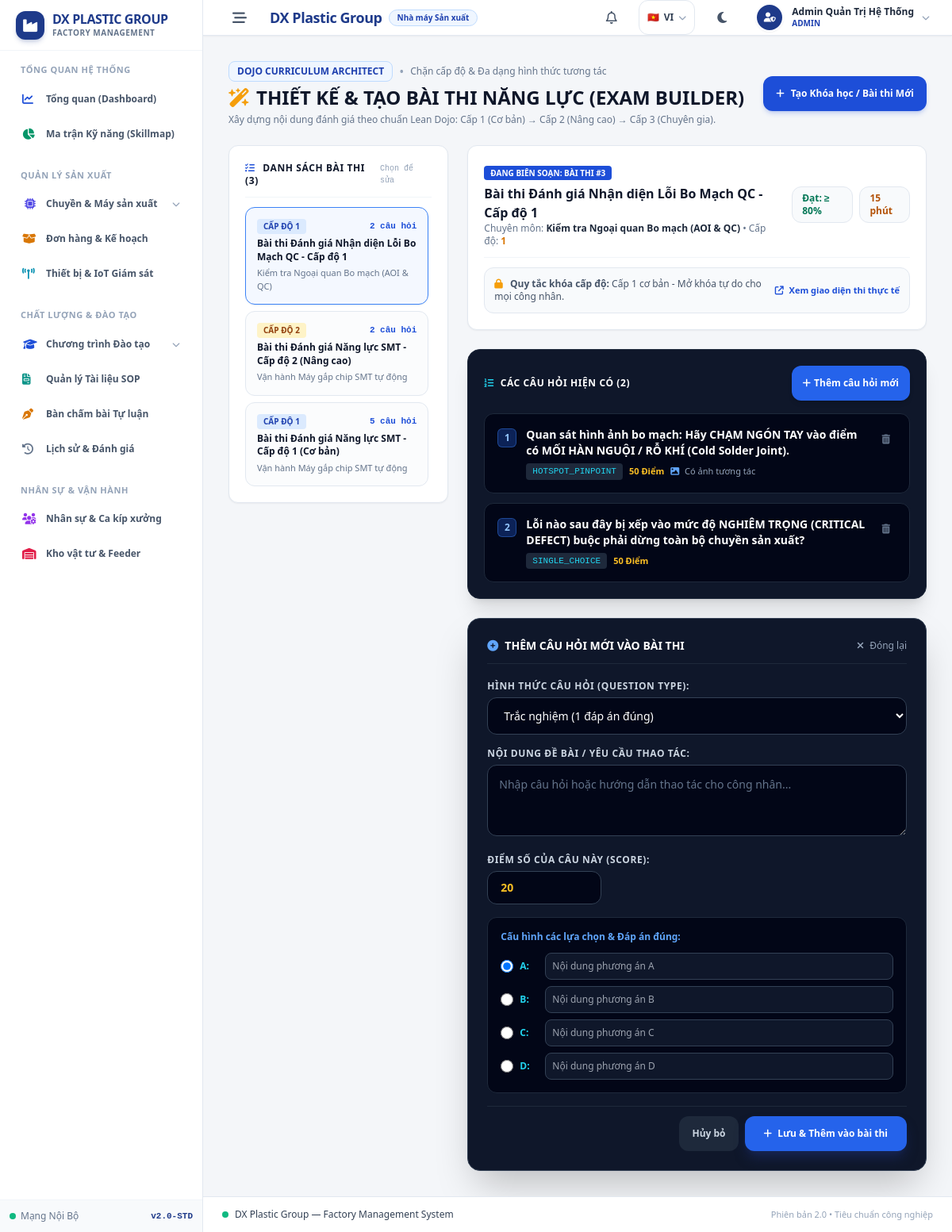
The app's page /exam_builder.php (signed in) with its own data.
### tables this page shows
CREATE TABLE exams (
    id BIGINT UNSIGNED AUTO_INCREMENT PRIMARY KEY,
    course_id BIGINT UNSIGNED NOT NULL,
    title VARCHAR(255) NOT NULL,
    duration_minutes INT DEFAULT 20,
    total_score DECIMAL(5,2) DEFAULT 100.00,
    max_attempts INT DEFAULT 5,
    is_active BOOLEAN DEFAULT TRUE,
    created_at TIMESTAMP DEFAULT CURRENT_TIMESTAMP,
    FOREIGN KEY (course_id) REFERENCES courses(id) ON DELETE CASCADE
);

CREATE TABLE courses (
    id BIGINT UNSIGNED AUTO_INCREMENT PRIMARY KEY,
    skill_id BIGINT UNSIGNED NOT NULL,
    title VARCHAR(255) NOT NULL,
    level TINYINT UNSIGNED NOT NULL COMMENT '1: Cơ bản, 2: Nâng cao, 3: Chuyên gia',
    prerequisite_course_id BIGINT UNSIGNED NULL,
    min_pass_score DECIMAL(5,2) DEFAULT 80.00,
    description TEXT,
    is_published BOOLEAN DEFAULT TRUE,
    created_at TIMESTAMP DEFAULT CURRENT_TIMESTAMP,
    FOREIGN KEY (skill_id) REFERENCES skills(id) ON DELETE CASCADE,
    FOREIGN KEY (prerequisite_course_id) REFERENCES courses(id) ON DELETE SET NULL
);

CREATE TABLE skills (
    id BIGINT UNSIGNED AUTO_INCREMENT PRIMARY KEY,
    code VARCHAR(50) NOT NULL UNIQUE,
    name VARCHAR(150) NOT NULL,
    description TEXT,
    created_at TIMESTAMP DEFAULT CURRENT_TIMESTAMP
);

CREATE TABLE questions (
    id BIGINT UNSIGNED AUTO_INCREMENT PRIMARY KEY,
    exam_id BIGINT UNSIGNED NOT NULL,
    question_type ENUM(
        'SINGLE_CHOICE',
        'MULTI_CHOICE',
        'TRUE_FALSE',
        'ESSAY',
        'HOTSPOT_PINPOINT',
        'POLYGON_DEFECT',
        'DRAG_DROP_SEQUENCE'
    ) NOT NULL,
    prompt TEXT NOT NULL,
    media_url VARCHAR(500) NULL,
    answer_config JSON NOT NULL,
    score DECIMAL(5,2) DEFAULT 20.00,
    sort_order INT DEFAULT 0,
    FOREIGN KEY (exam_id) REFERENCES exams(id) ON DELETE CASCADE
);

### exam_builder.php (the view, shortened to what the rows shown need)
<?php
require_once __DIR__ . '/includes/lang.php';
$db = getDB();
$allExams = $db->query('
    SELECT e.*, c.title AS course_title, c.level AS course_level, s.name AS skill_name,
           (SELECT COUNT(*) FROM questions WHERE exam_id = e.id) AS question_count
    FROM exams e
    JOIN courses c ON c.id = e.course_id
    JOIN skills s ON s.id = c.skill_id
    ORDER BY e.id DESC
')->fetchAll();
$selectedExamId = (int)($_GET['exam_id'] ?? ($allExams[0]['id'] ?? 0));
$currentExam = null;
$currentQuestions = [];
if ($selectedExamId > 0) {
    $stmtCur = $db->prepare('
        SELECT e.*, c.title AS course_title, c.level AS course_level, c.min_pass_score, c.prerequisite_course_id, s.name AS skill_name
        FROM exams e
        JOIN courses c ON c.id = e.course_id
        JOIN skills s ON s.id = c.skill_id
        WHERE e.id = :id
        LIMIT 1
    ');
    $stmtCur->execute(['id' => $selectedExamId]);
    $currentExam = $stmtCur->fetch();
    if ($currentExam) {
        $stmtQs = $db->prepare('SELECT * FROM questions WHERE exam_id = :eid ORDER BY sort_order ASC, id ASC');
        $stmtQs->execute(['eid' => $selectedExamId]);
        $currentQuestions = $stmtQs->fetchAll();
    }
}
require_once __DIR__ . '/includes/header.php';
?>
<div class="mb-6 flex flex-col sm:flex-row sm:items-center justify-between gap-4">
    <div>
        <h1 class="text-xl sm:text-2xl font-black text-slate-900 dark:text-white mt-1 flex items-center space-x-2">
            <i class="fa-solid fa-wand-magic-sparkles text-amber-500"></i>
            <span>THIẾT KẾ & TẠO BÀI THI NĂNG LỰC (EXAM BUILDER)</span>
        </h1>
    </div>
</div>
<div class="grid grid-cols-1 lg:grid-cols-3 gap-6">
    <div class="space-y-4">
        <div class="bg-white dark:bg-slate-900 border border-slate-200 dark:border-slate-800 rounded-xl p-5 shadow-sm">
            <div class="flex items-center justify-between pb-3 border-b border-slate-100 dark:border-slate-800 mb-3">
                <h2 class="text-xs font-bold text-slate-900 dark:text-white uppercase tracking-wider">
                    <i class="fa-solid fa-list-check text-blue-700 dark:text-blue-400 mr-1.5"></i> Danh sách Bài thi (<?= count($allExams) ?>)
                </h2>
            </div>
            <div class="space-y-2 max-h-[600px] overflow-y-auto pr-1">
                <?php foreach ($allExams as $ex): ?>
                <?php $isAct = ($ex['id'] == $selectedExamId); ?>
                <a href="exam_builder.php?exam_id=<?= $ex['id'] ?>" class="block p-3.5 rounded-xl border transition <?= $isAct ? 'bg-blue-50/70 border-blue-500 shadow-sm dark:bg-blue-950/80 dark:border-blue-500' : 'bg-slate-50/60 dark:bg-slate-950/70 border-slate-200 dark:border-slate-800 hover:border-slate-300' ?>">
                    <div class="flex items-center justify-between mb-1">
                        <span class="text-[10px] font-bold px-2 py-0.5 rounded uppercase
                            <?= $ex['course_level'] == 1 ? 'bg-blue-100 text-blue-800 dark:bg-blue-950 dark:text-blue-300' : ($ex['course_level'] == 2 ? 'bg-amber-100 text-amber-800 dark:bg-amber-950 dark:text-amber-300' : 'bg-purple-100 text-purple-800 dark:bg-purple-950 dark:text-purple-300') ?>">
                            Cấp độ <?= $ex['course_level'] ?>
                        </span>
                        <span class="text-[11px] font-mono text-blue-700 dark:text-cyan-400 font-bold"><?= $ex['question_count'] ?> câu hỏi</span>
                    </div>
                    <p class="text-xs font-bold text-slate-900 dark:text-white leading-snug"><?= htmlspecialchars($ex['title']) ?></p>
                    <p class="text-[11px] text-slate-500 dark:text-slate-400 mt-1"><?= htmlspecialchars($ex['skill_name']) ?></p>
                </a>
                <?php endforeach; ?>
            </div>
        </div>
    </div>
    <div class="lg:col-span-2 space-y-6">
        <?php if ($currentExam): ?>
        <div class="bg-white dark:bg-slate-900 border border-slate-200 dark:border-slate-800 rounded-xl p-5 shadow-sm">
            <div class="flex flex-col sm:flex-row sm:items-center justify-between gap-3 pb-3 border-b border-slate-100 dark:border-slate-800">
                <div>
                    <span class="text-[10px] font-bold px-2 py-0.5 rounded uppercase bg-blue-700 text-white">
                        ĐANG BIÊN SOẠN: BÀI THI #<?= $currentExam['id'] ?>
                    </span>
                    <h2 class="text-base font-black text-slate-900 dark:text-white mt-1"><?= htmlspecialchars($currentExam['title']) ?></h2>
                    <p class="text-xs text-slate-500 dark:text-slate-400">
                        Chuyên môn: <strong class="text-slate-800 dark:text-slate-300"><?= htmlspecialchars($currentExam['skill_name']) ?></strong> • Cấp độ: <strong class="text-amber-600 dark:text-amber-400"><?= $currentExam['course_level'] ?></strong>
                    </p>
                </div>
                <div class="flex items-center space-x-2 text-xs">
                    <span class="px-3 py-1.5 rounded-xl bg-slate-50 dark:bg-slate-950 border border-slate-200 dark:border-slate-800 text-emerald-700 dark:text-emerald-400 font-bold">
                        Đạt: &ge; <?= (float)$currentExam['min_pass_score'] ?>%
                    </span>
                    <span class="px-3 py-1.5 rounded-xl bg-slate-50 dark:bg-slate-950 border border-slate-200 dark:border-slate-800 text-amber-700 dark:text-amber-400 font-bold">
                        <?= $currentExam['duration_minutes'] ?> phút
                    </span>
                </div>
            </div>
            <div class="mt-3 p-3 rounded-xl bg-slate-50 dark:bg-slate-950/80 border border-slate-200 dark:border-slate-800 text-xs flex items-center justify-between">
                <span class="text-slate-600 dark:text-slate-400">
                    <i class="fa-solid fa-lock text-amber-500 mr-1.5"></i>
                    <strong>Quy tắc khóa cấp độ:</strong>
                    <?= !empty($currentExam['prerequisite_course_id']) ? 'Bắt buộc đạt điểm tối thiểu ' . (float)$currentExam['min_pass_score'] . '% ở cấp trước để mở khóa.' : 'Cấp 1 cơ bản - Mở khóa tự do cho mọi công nhân.' ?>
                </span>
                <a href="exam.php?exam_id=<?= $currentExam['id'] ?>" target="_blank" class="text-blue-700 dark:text-blue-400 hover:underline font-bold text-[11px] whitespace-nowrap ml-2">
                    <i class="fa-solid fa-arrow-up-right-from-square mr-1"></i> Xem giao diện thi thực tế
                </a>
            </div>
        </div>
        <div class="bg-slate-900 border border-slate-800 rounded-2xl p-5 shadow-xl">
            <div class="flex items-center justify-between mb-4">
                <h3 class="text-xs font-bold text-white uppercase tracking-wider">
                    <i class="fa-solid fa-list-ol text-cyan-400 mr-1"></i> Các câu hỏi hiện có (<?= count($currentQuestions) ?>)
                </h3>
                <button onclick="document.getElementById('addQuestionDrawer').classList.remove('hidden')" class="touch-tap px-3.5 py-1.5 bg-blue-600 hover:bg-blue-500 text-white rounded-xl text-xs font-bold transition flex items-center space-x-1 shadow-md">
                    <i class="fa-solid fa-plus"></i>
                    <span>Thêm câu hỏi mới</span>
                </button>
            </div>
            <?php if (empty($currentQuestions)): ?>
                <div class="p-8 text-center text-slate-500 text-xs bg-slate-950/50 rounded-xl border border-slate-800/80">
                    <p>Bài thi này chưa có câu hỏi nào. Bấm nút "Thêm câu hỏi mới" để bắt đầu thiết kế.</p>
                </div>
            <?php else: ?>
                <div class="space-y-3">
                    <?php foreach ($currentQuestions as $qIdx => $cq): ?>
                    <div class="p-4 rounded-xl bg-slate-950 border border-slate-800 flex items-start justify-between gap-3 hover:border-slate-700 transition">
                        <div class="flex items-start space-x-3">
                            <span class="w-6 h-6 rounded-md bg-blue-600/30 text-blue-300 font-bold text-xs flex items-center justify-center border border-blue-500/40 shrink-0 mt-0.5">
                                <?= $qIdx + 1 ?>
                            </span>
                            <div>
                                <p class="text-xs sm:text-sm font-bold text-white"><?= htmlspecialchars($cq['prompt']) ?></p>
                                <div class="flex items-center gap-2 mt-1.5 flex-wrap text-[11px]">
                                    <span class="px-2 py-0.5 rounded bg-slate-800 text-cyan-400 font-mono">
                                        <?= htmlspecialchars($cq['question_type']) ?>
                                    </span>
                                    <span class="text-amber-400 font-bold"><?= (float)$cq['score'] ?> Điểm</span>
                                    <?php if ($cq['media_url']): ?>
                                    <span class="text-slate-400"><i class="fa-solid fa-image text-blue-400 mr-1"></i> Có ảnh tương tác</span>
                                    <?php endif; ?>
                                </div>
                            </div>
                        </div>
                        <a href="exam_builder.php?exam_id=<?= $selectedExamId ?>&delete_q=<?= $cq['id'] ?>" onclick="return confirm('Bạn có chắc chắn muốn xóa câu hỏi này?');" class="text-slate-500 hover:text-rose-400 p-2 text-xs transition" title="Xóa câu hỏi">
                            <i class="fa-solid fa-trash-can"></i>
                        </a>
                    </div>
                    <?php endforeach; ?>
                </div>
            <?php endif; ?>
        </div>
        <div id="addQuestionDrawer" class="bg-slate-900 border border-slate-700 rounded-2xl p-6 shadow-2xl space-y-5">
            <div class="flex items-center justify-between pb-3 border-b border-slate-800">
                <h3 class="text-sm font-black text-white flex items-center space-x-2">
                    <i class="fa-solid fa-circle-plus text-blue-400"></i>
                    <span>THÊM CÂU HỎI MỚI VÀO BÀI THI</span>
                </h3>
                <button type="button" onclick="document.getElementById('addQuestionDrawer').classList.add('hidden')" class="text-slate-400 hover:text-white text-xs">
                    <i class="fa-solid fa-xmark mr-1"></i> Đóng lại
                </button>
            </div>
            <form method="POST" action="exam_builder.php" enctype="multipart/form-data" class="space-y-4">
                <div>
                    <label class="block text-xs font-bold text-slate-300 uppercase tracking-wider mb-1.5">
                        Hình thức câu hỏi (Question Type):
                    </label>
                    <select id="questionTypeSelect" name="question_type" onchange="switchQuestionType(this.value)" class="w-full px-4 py-3 bg-slate-950 border border-slate-700 rounded-xl text-xs sm:text-sm text-white focus:outline-none focus:border-blue-500">
                        <option value="SINGLE_CHOICE"><?= __('q_type_single') ?></option>
                    </select>
                </div>
                <div>
                    <label class="block text-xs font-bold text-slate-300 uppercase tracking-wider mb-1.5">
                        Nội dung Đề bài / Yêu cầu thao tác:
                    </label>
                    <textarea name="prompt" rows="3" required placeholder="Nhập câu hỏi hoặc hướng dẫn thao tác cho công nhân..." class="w-full p-3.5 bg-slate-950 border border-slate-700 rounded-xl text-xs sm:text-sm text-white placeholder-slate-500 focus:outline-none focus:border-blue-500"></textarea>
                </div>
                <div>
                    <label class="block text-xs font-bold text-slate-300 uppercase tracking-wider mb-1.5">
                        Điểm số của câu này (Score):
                    </label>
                    <input type="number" step="1" name="score" value="20" required class="w-36 px-4 py-2.5 bg-slate-950 border border-slate-700 rounded-xl text-xs sm:text-sm text-amber-400 font-bold focus:outline-none focus:border-blue-500">
                </div>
                <div id="subform_SINGLE_CHOICE" class="type-subform space-y-3 p-4 rounded-xl bg-slate-950 border border-slate-800">
                    <p class="text-xs font-bold text-blue-400">Cấu hình các lựa chọn & Đáp án đúng:</p>
                    <div class="space-y-2 text-xs">
                        <?php foreach (['A', 'B', 'C', 'D'] as $optK): ?>
                        <div class="flex items-center space-x-2">
                            <input type="radio" name="choice_correct" value="<?= $optK ?>" <?= $optK === 'A' ? 'checked' : '' ?> class="w-4 h-4 text-blue-600">
                            <span class="w-6 font-bold text-cyan-400"><?= $optK ?>:</span>
                            <input type="text" name="choice_text[<?= $optK ?>]" placeholder="Nội dung phương án <?= $optK ?>" class="flex-1 p-2 bg-slate-900 border border-slate-700 rounded-lg text-white">
                        </div>
                        <?php endforeach; ?>
                    </div>
                </div>
                <div class="pt-3 border-t border-slate-800 flex justify-end space-x-2">
                    <button type="button" onclick="document.getElementById('addQuestionDrawer').classList.add('hidden')" class="px-4 py-2.5 bg-slate-800 hover:bg-slate-700 text-slate-300 rounded-xl text-xs font-bold transition">
                        <?= __('btn_cancel') ?>
                    </button>
                    <button type="submit" class="touch-tap px-6 py-2.5 bg-blue-600 hover:bg-blue-500 text-white rounded-xl text-xs font-bold transition shadow-lg shadow-blue-950">
                        <i class="fa-solid fa-plus mr-1"></i> Lưu & Thêm vào bài thi
                    </button>
                </div>
            </form>
        </div>
        <?php endif; ?>
    </div>
</div>
<?php require_once __DIR__ . '/includes/footer.php'; ?>

### records on screen
exams: course.level "1", question_count "2", title "Bài thi Đánh giá Nhận diện Lỗi Bo Mạch QC - Cấp độ 1", skills.name "Kiểm tra Ngoại quan Bo mạch (AOI & QC)", id "3", course.min_pass_score "80", duration_minutes "15"
exams: course.level "2", question_count "2", title "Bài thi Đánh giá Năng lực SMT - Cấp độ 2 (Nâng cao)", skills.name "Vận hành Máy gắp chip SMT tự động"
exams: course.level "1", question_count "5", title "Bài thi Đánh giá Năng lực SMT - Cấp độ 1 (Cơ bản)", skills.name "Vận hành Máy gắp chip SMT tự động"
questions: prompt "Quan sát hình ảnh bo mạch: Hãy CHẠM NGÓN TAY vào điểm có MỐI HÀN NGUỘI / RỖ KHÍ (Cold Solder Joint).", question_type "HOTSPOT_PINPOINT", score "50", shows "Có ảnh tương tác"
questions: prompt "Lỗi nào sau đây bị xếp vào mức độ NGHIÊM TRỌNG (CRITICAL DEFECT) buộc phải dừng toàn bộ chuyền sản xuất?", question_type "SINGLE_CHOICE", score "50"

### other values on screen
$currentLang "VI"
$currentUser['full_name'] "Admin Quản Trị Hệ Thống"
$currentUser['role'] "ADMIN"
count($allExams) "3"
count($currentQuestions) "2"
$optK "A"
$optK "B"
$optK "C"
$optK "D"
__('btn_cancel') "Hủy bỏ"
form field question_type "Trắc nghiệm (1 đáp án đúng)"
